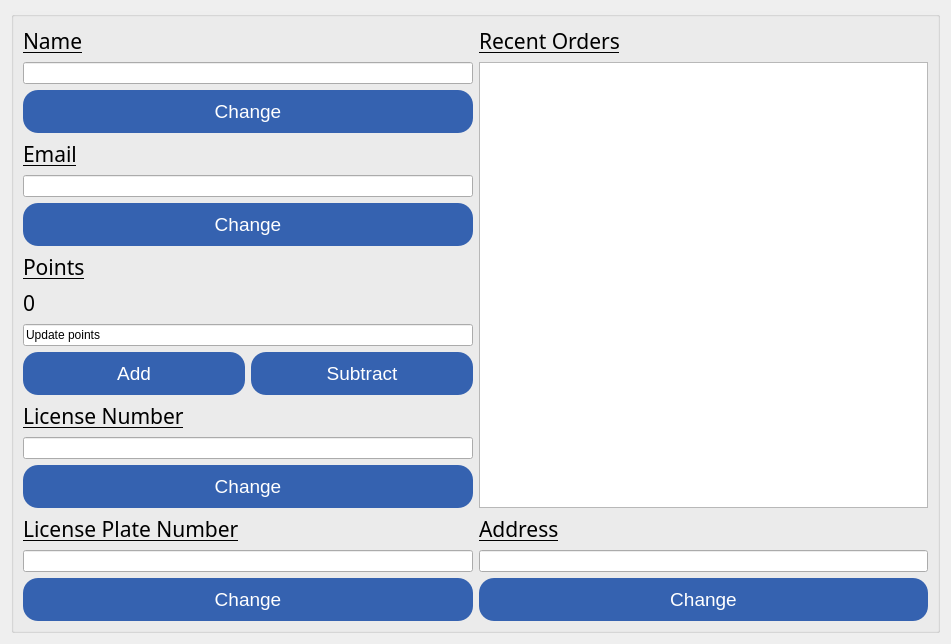
<?xml version="1.0" encoding="UTF-8"?>
<ui version="4.0">
 <class>DriverInfoPage</class>
 <widget class="QDialog" name="DriverInfoPage">
  <property name="geometry">
   <rect>
    <x>0</x>
    <y>0</y>
    <width>951</width>
    <height>643</height>
   </rect>
  </property>
  <property name="windowTitle">
   <string>Dialog</string>
  </property>
  <property name="styleSheet">
   <string notr="true">#MainWindow { font: 16pt url(:/fonts/Agane 55 (roman) sign.ttf);}
#MainWindow { background-color : #9CAFD1  }
QPushButton {color : white;
background-color : #3562B0;
border-radius: 10px;}
QPushButton{ font: 81 14pt;
font-family: url(:/fonts/Axis_Extrabold.otf);
  border: none;
  border-radius: 15px;
  box-shadow: 0 9px #999;
  padding: 10px 15px;}
#pushButton_Login_2{ font: 81 18pt; 
font-family: url(:/fonts/Axis_Extrabold.otf);
border-radius: 25px; }
QGroupBox{ background-color : #EEEEEE;}
QLabel{  font: 16pt &quot;Aganè S&quot;; }
QStackedWidget{ background: qlineargradient(x1:0, y1:0, x2:1, y2:1,  stop:0 #202020, stop: 0.4 #303030, stop:1 #353535)}

QPushButton:hover {background-color: #3969BD}

QPushButton:pressed {
  background-color: #203C6B;
}</string>
  </property>
  <layout class="QVBoxLayout" name="verticalLayout">
   <item>
    <widget class="QGroupBox" name="groupBox">
     <property name="title">
      <string/>
     </property>
     <layout class="QGridLayout" name="gridLayout">
      <item row="0" column="0" rowspan="2">
       <layout class="QVBoxLayout" name="verticalLayout_3">
        <item>
         <widget class="QLabel" name="label">
          <property name="font">
           <font>
            <family>Aganè S</family>
            <pointsize>16</pointsize>
            <weight>50</weight>
            <italic>false</italic>
            <bold>false</bold>
            <underline>true</underline>
           </font>
          </property>
          <property name="text">
           <string>Name</string>
          </property>
         </widget>
        </item>
        <item>
         <widget class="QLineEdit" name="lineEdit_driver_name"/>
        </item>
        <item>
         <widget class="QPushButton" name="pushButton_driver_name_Change">
          <property name="text">
           <string>Change</string>
          </property>
         </widget>
        </item>
        <item>
         <widget class="QLabel" name="label_3">
          <property name="font">
           <font>
            <family>Aganè S</family>
            <pointsize>16</pointsize>
            <weight>50</weight>
            <italic>false</italic>
            <bold>false</bold>
            <underline>true</underline>
           </font>
          </property>
          <property name="text">
           <string>Email</string>
          </property>
         </widget>
        </item>
        <item>
         <widget class="QLineEdit" name="lineEdit_driver_email"/>
        </item>
        <item>
         <widget class="QPushButton" name="pushButton_driver_email_Change">
          <property name="text">
           <string>Change</string>
          </property>
         </widget>
        </item>
        <item>
         <widget class="QLabel" name="label_5">
          <property name="font">
           <font>
            <family>Aganè S</family>
            <pointsize>16</pointsize>
            <weight>50</weight>
            <italic>false</italic>
            <bold>false</bold>
            <underline>true</underline>
           </font>
          </property>
          <property name="text">
           <string>Points</string>
          </property>
         </widget>
        </item>
        <item>
         <widget class="QLabel" name="points_label">
          <property name="font">
           <font>
            <family>Aganè S</family>
            <pointsize>16</pointsize>
            <weight>50</weight>
            <italic>false</italic>
            <bold>false</bold>
           </font>
          </property>
          <property name="text">
           <string>0</string>
          </property>
         </widget>
        </item>
        <item>
         <layout class="QVBoxLayout" name="verticalLayout_2">
          <item>
           <widget class="QLineEdit" name="lineEdit_driver_points">
            <property name="text">
             <string>Update points</string>
            </property>
           </widget>
          </item>
          <item>
           <layout class="QHBoxLayout" name="horizontalLayout">
            <item>
             <widget class="QPushButton" name="add_points">
              <property name="text">
               <string>Add</string>
              </property>
             </widget>
            </item>
            <item>
             <widget class="QPushButton" name="subtract_points">
              <property name="text">
               <string>Subtract</string>
              </property>
             </widget>
            </item>
           </layout>
          </item>
         </layout>
        </item>
        <item>
         <widget class="QLabel" name="label_6">
          <property name="font">
           <font>
            <family>Aganè S</family>
            <pointsize>16</pointsize>
            <weight>50</weight>
            <italic>false</italic>
            <bold>false</bold>
            <underline>true</underline>
           </font>
          </property>
          <property name="text">
           <string>License Number</string>
          </property>
         </widget>
        </item>
        <item>
         <widget class="QLineEdit" name="lineEdit_driver_ln"/>
        </item>
        <item>
         <widget class="QPushButton" name="pushButton_driver_ln_Change">
          <property name="text">
           <string>Change</string>
          </property>
         </widget>
        </item>
        <item>
         <widget class="QLabel" name="label_7">
          <property name="font">
           <font>
            <family>Aganè S</family>
            <pointsize>16</pointsize>
            <weight>50</weight>
            <italic>false</italic>
            <bold>false</bold>
            <underline>true</underline>
           </font>
          </property>
          <property name="text">
           <string>License Plate Number</string>
          </property>
         </widget>
        </item>
        <item>
         <widget class="QLineEdit" name="lineEdit_driver_lp"/>
        </item>
        <item>
         <widget class="QPushButton" name="pushButton_driver_lp_Change">
          <property name="text">
           <string>Change</string>
          </property>
         </widget>
        </item>
       </layout>
      </item>
      <item row="0" column="1">
       <layout class="QVBoxLayout" name="verticalLayout_5">
        <item>
         <widget class="QLabel" name="label_2">
          <property name="font">
           <font>
            <family>Aganè S</family>
            <pointsize>16</pointsize>
            <weight>50</weight>
            <italic>false</italic>
            <bold>false</bold>
            <underline>true</underline>
           </font>
          </property>
          <property name="text">
           <string>Recent Orders</string>
          </property>
         </widget>
        </item>
        <item>
         <widget class="QTableWidget" name="tableWidget_3"/>
        </item>
       </layout>
      </item>
      <item row="1" column="1">
       <layout class="QVBoxLayout" name="verticalLayout_4">
        <item>
         <widget class="QLabel" name="label_4">
          <property name="font">
           <font>
            <family>Aganè S</family>
            <pointsize>16</pointsize>
            <weight>50</weight>
            <italic>false</italic>
            <bold>false</bold>
            <underline>true</underline>
           </font>
          </property>
          <property name="text">
           <string>Address</string>
          </property>
         </widget>
        </item>
        <item>
         <widget class="QLineEdit" name="lineEdit_driver_address"/>
        </item>
        <item>
         <widget class="QPushButton" name="pushButton_driver_address_Add">
          <property name="text">
           <string>Change</string>
          </property>
         </widget>
        </item>
       </layout>
      </item>
     </layout>
    </widget>
   </item>
  </layout>
 </widget>
 <resources/>
 <connections/>
</ui>
